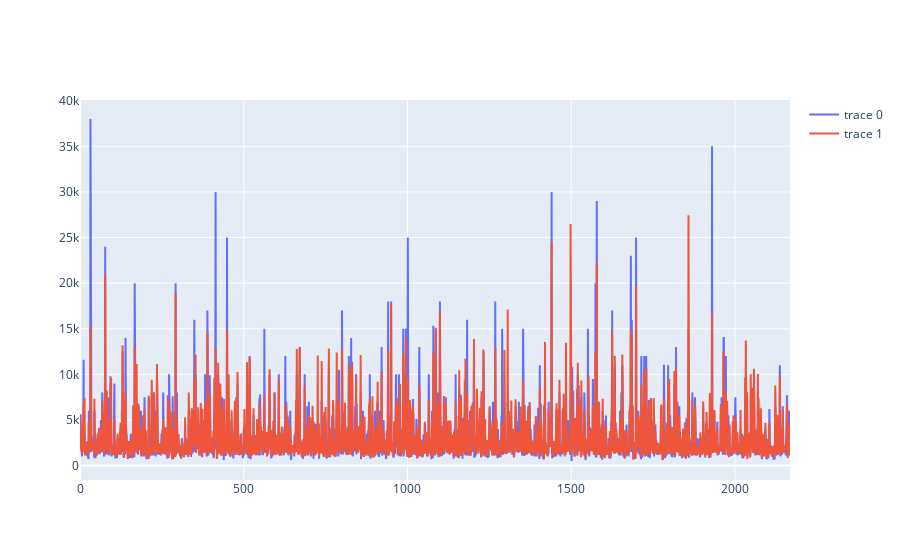

Notebook code cell kept with this figure:
### Markdown cell above
## Visualizando a precisão do modelo

### Code cell
fig = go.Figure(data=[go.Scatter(y=y_test.values),
                      go.Scatter(y=final_model_predictions)])

fig.show()

### Figure 1 — Plotly figure (JSON) as saved in the notebook; plotly's stock layout.template omitted (floating-point values rounded to 4 significant figures; data arrays with more than 128 entries replaced by an {"elided": "..."} marker saying what was removed)
{"data": [{"type": "scatter", "y": {"elided": "2169 int values"}}, {"type": "scatter", "y": {"elided": "2169 float values"}}], "layout": {}}
